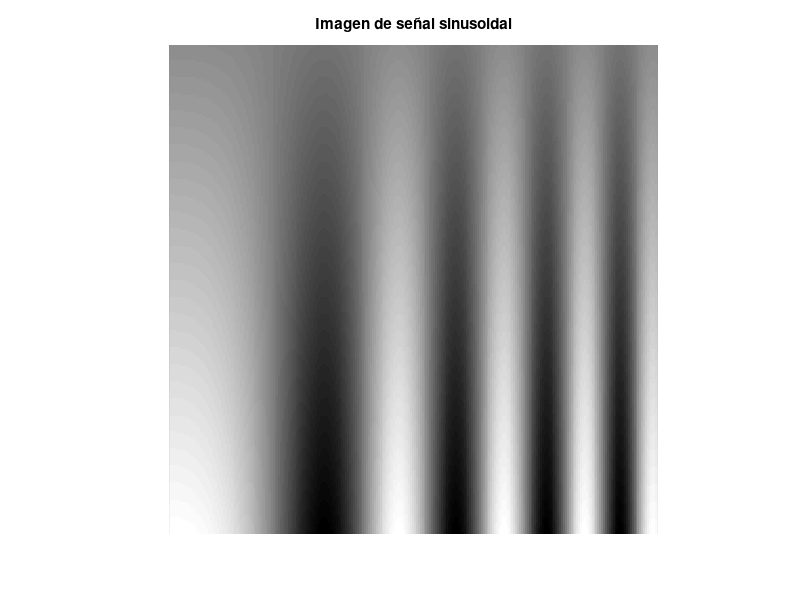

MATLAB code to generate this figure:
% Dimensiones de la imagen
rows = 256;
cols = 256;

% Definir las funciones A(y) y ω(x)
A = linspace(1, 10, rows)';    % Amplitud creciente a lo largo de y
omega = linspace(0.01, 0.1, cols);  % Frecuencia creciente a lo largo de x

% Crear la imagen sinusoidal
[x_grid, y_grid] = meshgrid(1:cols, 1:rows);  % Crear mallas para x e y
I = A .* cos(omega .* x_grid);  % Aplicar la fórmula I(x, y) = A(y) * cos(ω(x) * x)

% Mostrar la imagen generada con escala ajustada
imshow(I, []);
title('Imagen de señal sinusoidal');
